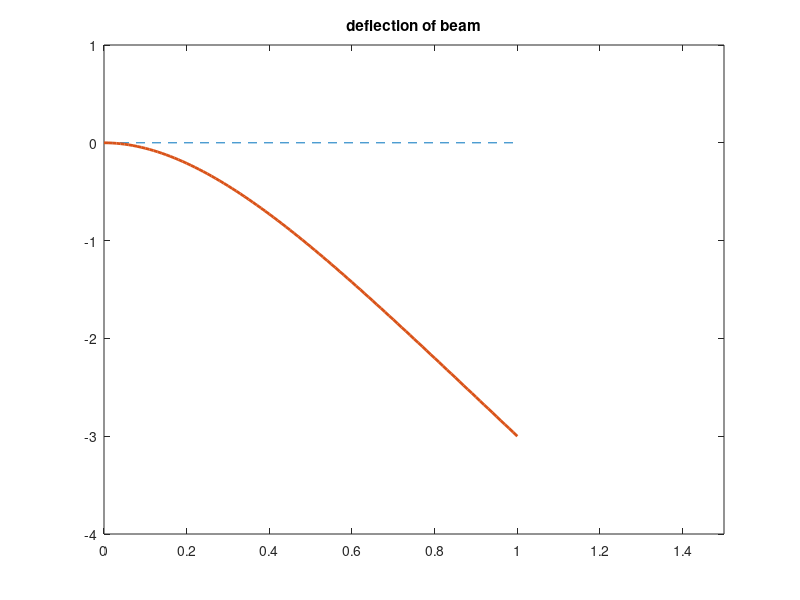

This chart was generated by the following MATLAB code:
% Timothy Smith 
% Cantilever beam example
% 5/19/16
%________________________
x=0:.01:1;
Y=-(x.^4-4*x.^3+6*x.^2);
YE=0;
plot([0,1],[0,0],'--',x,Y,'LineWidth',2);
axis([0,1.5,-4,1]), title('deflection of beam')
